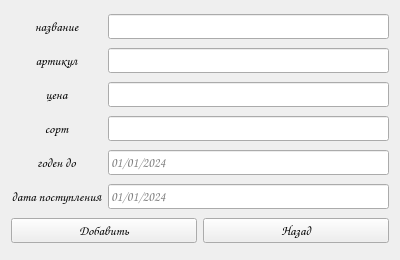
<?xml version="1.0" encoding="UTF-8"?>
<ui version="4.0">
 <class>AddProduct</class>
 <widget class="QWidget" name="AddProduct">
  <property name="geometry">
   <rect>
    <x>0</x>
    <y>0</y>
    <width>400</width>
    <height>260</height>
   </rect>
  </property>
  <property name="windowTitle">
   <string>Добавление товара</string>
  </property>
  <layout class="QGridLayout" name="gridLayout">
   <item row="6" column="0" colspan="2">
    <layout class="QHBoxLayout" name="horizontalLayout">
     <item>
      <widget class="QPushButton" name="add">
       <property name="font">
        <font>
         <family>Comic Sans MS</family>
         <pointsize>10</pointsize>
        </font>
       </property>
       <property name="text">
        <string>Добавить</string>
       </property>
      </widget>
     </item>
     <item>
      <widget class="QPushButton" name="back">
       <property name="font">
        <font>
         <family>Comic Sans MS</family>
         <pointsize>10</pointsize>
        </font>
       </property>
       <property name="text">
        <string>Назад</string>
       </property>
      </widget>
     </item>
    </layout>
   </item>
   <item row="1" column="0">
    <widget class="QLabel" name="label_2">
     <property name="font">
      <font>
       <family>Comic Sans MS</family>
       <pointsize>10</pointsize>
      </font>
     </property>
     <property name="text">
      <string>&lt;html&gt;&lt;head/&gt;&lt;body&gt;&lt;p align=&quot;center&quot;&gt;артикул&lt;/p&gt;&lt;/body&gt;&lt;/html&gt;</string>
     </property>
    </widget>
   </item>
   <item row="1" column="1">
    <widget class="QLineEdit" name="article">
     <property name="font">
      <font>
       <family>Comic Sans MS</family>
       <pointsize>10</pointsize>
      </font>
     </property>
    </widget>
   </item>
   <item row="0" column="1">
    <widget class="QLineEdit" name="name">
     <property name="font">
      <font>
       <family>Comic Sans MS</family>
       <pointsize>10</pointsize>
      </font>
     </property>
    </widget>
   </item>
   <item row="3" column="1">
    <widget class="QLineEdit" name="kind">
     <property name="font">
      <font>
       <family>Comic Sans MS</family>
       <pointsize>10</pointsize>
      </font>
     </property>
    </widget>
   </item>
   <item row="2" column="1">
    <widget class="QLineEdit" name="cost">
     <property name="font">
      <font>
       <family>Comic Sans MS</family>
       <pointsize>10</pointsize>
      </font>
     </property>
    </widget>
   </item>
   <item row="5" column="1">
    <widget class="QLineEdit" name="receipt_date">
     <property name="font">
      <font>
       <family>Comic Sans MS</family>
       <pointsize>10</pointsize>
      </font>
     </property>
     <property name="placeholderText">
      <string>01/01/2024</string>
     </property>
    </widget>
   </item>
   <item row="4" column="1">
    <widget class="QLineEdit" name="expiry_date">
     <property name="font">
      <font>
       <family>Comic Sans MS</family>
       <pointsize>10</pointsize>
      </font>
     </property>
     <property name="placeholderText">
      <string>01/01/2024</string>
     </property>
    </widget>
   </item>
   <item row="4" column="0">
    <widget class="QLabel" name="label_5">
     <property name="font">
      <font>
       <family>Comic Sans MS</family>
       <pointsize>10</pointsize>
      </font>
     </property>
     <property name="text">
      <string>&lt;html&gt;&lt;head/&gt;&lt;body&gt;&lt;p align=&quot;center&quot;&gt;годен до&lt;/p&gt;&lt;/body&gt;&lt;/html&gt;</string>
     </property>
    </widget>
   </item>
   <item row="2" column="0">
    <widget class="QLabel" name="label_3">
     <property name="font">
      <font>
       <family>Comic Sans MS</family>
       <pointsize>10</pointsize>
      </font>
     </property>
     <property name="text">
      <string>&lt;html&gt;&lt;head/&gt;&lt;body&gt;&lt;p align=&quot;center&quot;&gt;цена&lt;/p&gt;&lt;/body&gt;&lt;/html&gt;</string>
     </property>
    </widget>
   </item>
   <item row="3" column="0">
    <widget class="QLabel" name="label_4">
     <property name="font">
      <font>
       <family>Comic Sans MS</family>
       <pointsize>10</pointsize>
      </font>
     </property>
     <property name="text">
      <string>&lt;html&gt;&lt;head/&gt;&lt;body&gt;&lt;p align=&quot;center&quot;&gt;сорт&lt;/p&gt;&lt;/body&gt;&lt;/html&gt;</string>
     </property>
    </widget>
   </item>
   <item row="5" column="0">
    <widget class="QLabel" name="label">
     <property name="font">
      <font>
       <family>Comic Sans MS</family>
       <pointsize>10</pointsize>
      </font>
     </property>
     <property name="text">
      <string>&lt;html&gt;&lt;head/&gt;&lt;body&gt;&lt;p align=&quot;center&quot;&gt;дата поступления&lt;/p&gt;&lt;/body&gt;&lt;/html&gt;</string>
     </property>
    </widget>
   </item>
   <item row="0" column="0">
    <widget class="QLabel" name="label_6">
     <property name="font">
      <font>
       <family>Comic Sans MS</family>
       <pointsize>10</pointsize>
      </font>
     </property>
     <property name="text">
      <string>&lt;html&gt;&lt;head/&gt;&lt;body&gt;&lt;p align=&quot;center&quot;&gt;название&lt;/p&gt;&lt;/body&gt;&lt;/html&gt;</string>
     </property>
    </widget>
   </item>
  </layout>
 </widget>
 <resources/>
 <connections/>
</ui>
